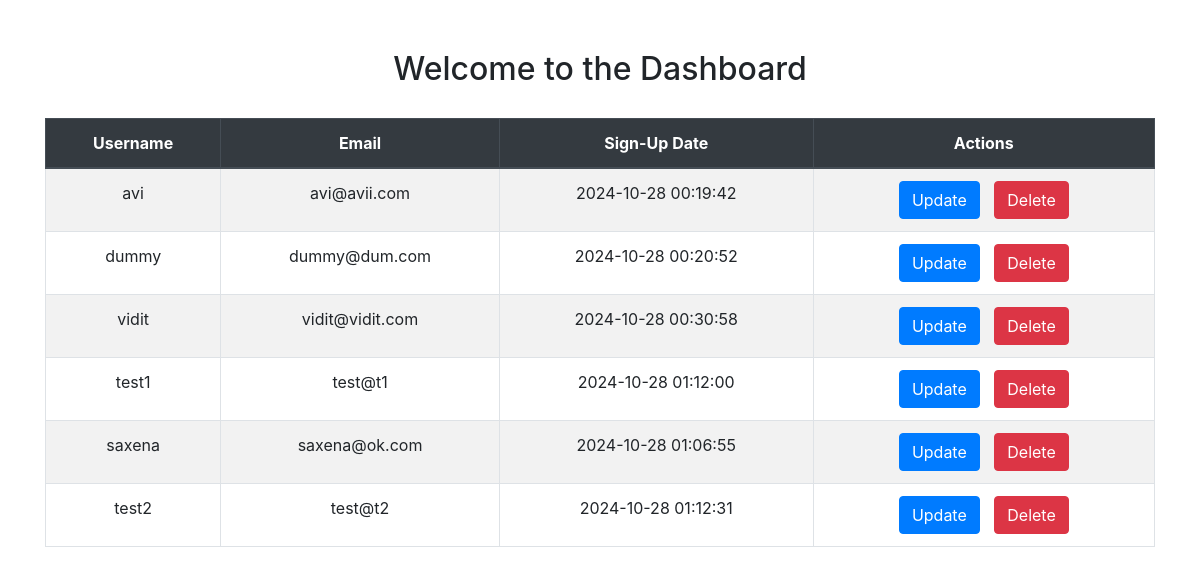
Screenshot of /home.php (signed in) with the database file from the repository.
### tables this page shows
CREATE TABLE `users` (
  `Serial_Number` int(3) NOT NULL,
  `Username` text NOT NULL,
  `Email` varchar(22) NOT NULL,
  `Password` varchar(255) NOT NULL,
  `Date` datetime NOT NULL DEFAULT current_timestamp()
);

### home.php (the view, shortened to what this page needs)
<?php
include 'db.php';
$sql = "SELECT Serial_Number, username, email, Date FROM users";
$result = $conn->query($sql);
?>
<!DOCTYPE html>
<html lang="en">
<head>
    <link rel="stylesheet" href="https://stackpath.bootstrapcdn.com/bootstrap/4.5.2/css/bootstrap.min.css">
</head>
<body>
<div class="container">
    <div class="header text-center">
        <h2>Welcome to the Dashboard</h2>
    </div>
    <div class="table-responsive">
        <table class="table table-striped table-bordered">
            <thead class="thead-dark">
                <tr>
                    <th>Username</th>
                    <th>Email</th>
                    <th>Sign-Up Date</th>
                    <th>Actions</th>
                </tr>
            </thead>
            <tbody>
                <?php while ($row = $result->fetch_assoc()) { ?>
                <tr data-id="<?php echo $row['Serial_Number']; ?>">
                    <td contenteditable="true"><?php echo $row['username']; ?></td>
                    <td contenteditable="true"><?php echo $row['email']; ?></td>
                    <td><?php echo $row['Date']; ?></td>
                    <td>
                        <button class="btn btn-primary btn-action" onclick="updateUser(<?php echo $row['Serial_Number']; ?>)">Update</button>
                        <button class="btn btn-danger btn-action" onclick="deleteUser(<?php echo $row['Serial_Number']; ?>)">Delete</button>
                    </td>
                </tr>
                <?php } ?>
            </tbody>
        </table>
    </div>
</div>
</body>
</html>

### home.php (style rules this page uses)
.container { margin-top: 50px; }
table th, table td { text-align: center; vertical-align: middle; }
.btn-action { margin: 0 5px; }
.header { margin-bottom: 30px; }

### rows the page displays
users: Username "avi", Email "avi@avii.com", Date "2024-10-28 00:19:42"
users: Username "dummy", Email "dummy@dum.com", Date "2024-10-28 00:20:52"
users: Username "vidit", Email "vidit@vidit.com", Date "2024-10-28 00:30:58"
users: Username "test1", Email "test@t1", Date "2024-10-28 01:12:00"
users: Username "saxena", Email "saxena@ok.com", Date "2024-10-28 01:06:55"
users: Username "test2", Email "test@t2", Date "2024-10-28 01:12:31"
